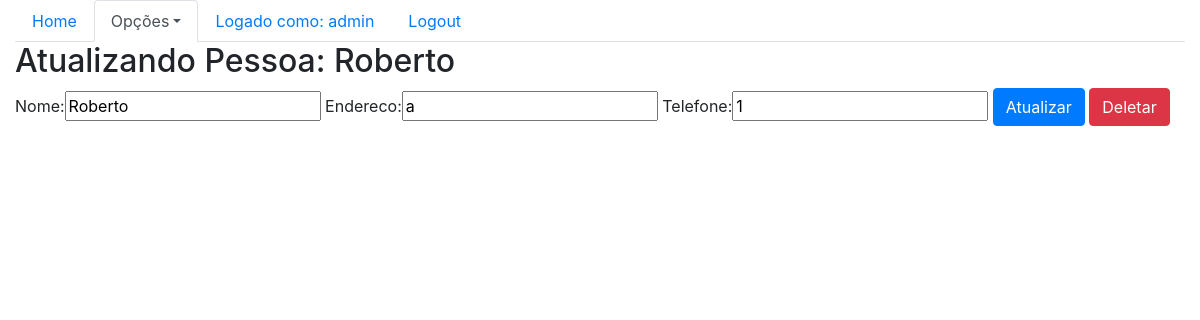
Screenshot of /sistema/pessoa-update/2/ (signed in) with the database file from the repository.
### core/models.py (models this page shows)
class Pessoa(models.Model):
    nome = models.CharField(max_length=100)
    endereco = models.CharField(max_length=200)
    telefone = models.CharField(max_length=20)
    def __str__(self):
        return self.nome

### core/views.py (the view)
# urls.py: url(r'^pessoa-update/(?P<id>\d+)/$', pessoa_update, name='core_pessoa_update'),
@login_required
def pessoa_update(request, id):
    p_data = {}
    pessoa = Pessoa.objects.get(id=id)
    p_form = PessoasForm(request.POST or None, instance=pessoa)
    p_data['pessoa'] = pessoa
    p_data['p_form'] = p_form
    if request.method == 'POST':
        if p_form.is_valid():
            p_form.save()
            return redirect('core_lista_pessoas')
    else:
        return render(request, 'core/update_pessoa.html', p_data)

### core/forms.py
class PessoasForm(ModelForm):
    class Meta:
        model = Pessoa
        fields = '__all__'

### core/templates/core/update_pessoa.html (shortened to what this page needs)
{% extends 'base.html' %}
{% load bootstrap %}
{% block menu %}
    <ul class="nav nav-tabs">
        <li class="nav-item">
            <a class="nav-link" href="{% url 'core_home' %}">Home</a>
        </li>
        <li class="nav-item dropdown">
            <a class="nav-link dropdown-toggle active" data-toggle="dropdown" href="#" role="button" aria-haspopup="true" aria-expanded="false">Opções</a>
        </li>
        {% if user.is_authenticated %}
            <li class="nav-item">
                <a class="nav-link" href="#">Logado como: {{ user }}</a>
            </li>
            <li class="nav-item">
                <a class="nav-link" href="{% url 'logout' %}">Logout</a>
            </li>
            {% else %}
            <li class="nav-item">
                <a class="nav-link" href="{% url 'login' %}">Login</a>
            </li>
        {%endif%}
    </ul>
{% endblock %}
{% block main %}
<div class="row">
    <div class="col">
        <h2>Atualizando Pessoa: {{ pessoa }}</h2>
        <form action="{% url 'core_pessoa_update' pessoa.id%}" method="POST">
            {{ p_form | bootstrap }}
            <button type="submit" class="btn btn-primary"> Atualizar </button>
            <a href="{% url 'core_pessoa_delete' pessoa.id%}" class="btn btn-danger" > Deletar</a>
        </form>
    </div>
</div>
{% endblock %}

### rows the page displays
Pessoa: nome "Roberto", endereco "a", telefone "1"

### other values shown
{{ user }} "admin"
